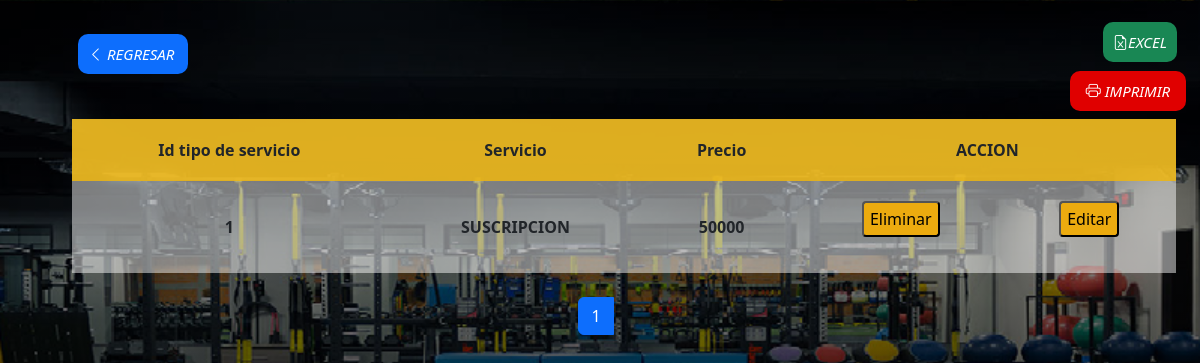
The app's page /vista/admin/tablas/tabla_tip_servicio.php (signed in) with its own data.
### tables this page shows
CREATE TABLE `tip_servicio` (
  `id_tip_serv` int(11) NOT NULL,
  `servicio` text NOT NULL,
  `precio` float NOT NULL
);

### vista/admin/tablas/tabla_tip_servicio.php (the view, shortened to what this page needs)
<?php
$daba = new Database();
$conex = $daba->conectar();
$por_pagina = 5;
if(isset($_GET['pagina'])){
$pagina = $_GET['pagina'];
}
else
{
$pagina = 1;
}
$empieza = ($pagina - 1) * $por_pagina;
$sql1 = $conex->prepare("SELECT * FROM tip_servicio
ORDER BY id_tip_serv LIMIT $empieza, $por_pagina");
$sql1->execute();
$resultado1 = $sql1->fetchAll(PDO::FETCH_ASSOC);
?>
<?php
$sql = $conex->prepare("SELECT COUNT(*) FROM tip_servicio  ORDER BY id_tip_serv");
$sql->execute();
$resul = $sql->fetchColumn();
$total_paginas = ceil($resul / $por_pagina);
if ($total_paginas == 0)
{
echo "<center>".'Lista Vacia'."</center>";
} else
echo "<center><a href='tabla_tip_servicio.php?pagina=1'>" . "<i class='fa fa-arrow-left'></i>" . "</a>";
?>
<!DOCTYPE html>
<html lang="en">
<head>
    <link rel="stylesheet" href="../../../css/stiledi.css">
    <link rel="stylesheet" href=" https://cdn.jsdelivr.net/npm/bootstrap@5.3.0-alpha3/dist/css/bootstrap.min.css">
    <link rel="stylesheet" href="https://cdn.jsdelivr.net/npm/bootstrap-icons@1.10.4/font/bootstrap-icons.css">
    <link rel="stylesheet" href="https://cdn.jsdelivr.net/npm/bootstrap-icons@1.10.3/font/bootstrap-icons.css">
</head>
<body>
<a class="btn btn success" href="../index.php" style="margin-left: -45%; margin-top:3%; position:absolute;">
        <i class="bi bi-chevron-left"
            style="padding:10px 14px 10px 10px; color:#fff; font-size:15px; background-color:#0d6efd; border-radius:10px;">
            REGRESAR</i>
    </a>
    <br>
    <a class="btn btn success" style="margin-left: 90%; margin-top:0%;" href="../excel/excel_servicio.php">
    <i class="bi bi-file-earmark-excel" style="padding:10px 10px 10px 10px; border-radius:10px; color:#fff; font-size:15px; background-color:#198754;">EXCEL</i>
    </a>
    <br>
    <a  class="btn btn success" href="../imprimir/imp_servicios.php" style="margin-left: 88%; margin-top:1%;">
    <i class="bi bi-printer" style="padding:10px 16px 10px 16px; border-radius:10px; color:#fff; font-size:15px; background-color:#E00000;">  IMPRIMIR</i>
    </a>
    <table>
        <thead>
            <tr>
                <th>Id tipo de servicio</th>
                <th>Servicio</th>
                <th>Precio</th>
                <th colspan="2">ACCION</th>
            </tr>
        </thead>
        <?php
        foreach ($resultado1 as $usu) {
        ?>
            <tr>
                <td><?= $usu['id_tip_serv'] ?></td>
                <td><?= $usu['servicio'] ?></td>
                <td><?= $usu['precio'] ?></td>
                <td>
                        <form method="GET" action="../eliminar/eliminar_servi.php">
                            <button type="submit"
                                onclick="return confirm('¿Esta seguro de eliminar este usuario?');">Eliminar</button>
                        </form>
                    </td>
                <td>
                    <form method=" GET" action="../actualizar/actualizar_tip_serv.php" >
                        <button type="submit">Editar</button>
                    </form>
                </td>
            </tr>
        <?php
        }
        ?>
    </table>
        |<div class="text-center" role="toolbar" aria-label="Toolbar with button groups">
                <div class="btn-group me-2" role="group" aria-label="First group" aling>
                    <?php
                    for ($i = 1; $i <= $total_paginas; $i++) {
                        echo "<a class='btn btn-primary'  href='tabla_tip_servicio.php?pagina=" . $i . "'> " . $i . " </a>";
                    }
                    echo "<a href='tabla_tip_servicio.php?pagina=$total_paginas'>" . "<i class='fa fa-arrow-right'></i>"
                        . "</a></center>";
                    ?>
</body>
</html>

### css/stiledi.css (style rules this page uses)
body { margin: 0; padding: 0; background:linear-gradient(0deg, rgba(0,0,0,10), rgba(0,0,0,0.3)), url(../img/lissta.png); background-size: 100%; font-family: sans-serif; height: 100vh; }
table { border-collapse: collapse; margin-top: 10px; width:92%; margin-left: 4%; background-color: #ffffff7a; text-align: left; border: collapse; Text-align:Center; }
td,th { font-weight: bold; padding:20px; }
thead { border-bottom: solid 5px #000; background-color: #edb612dd; }
a { text-decoration: none; margin-left: 10px; font-size: 20px; color: rgb(255, 255, 255); }
table button { text-align: center; height: 36px; background-color: #ECAB0F; border-radius:4px; }

### records on screen
tip_servicio: id_tip_serv "1", servicio "SUSCRIPCION", precio "50000"
